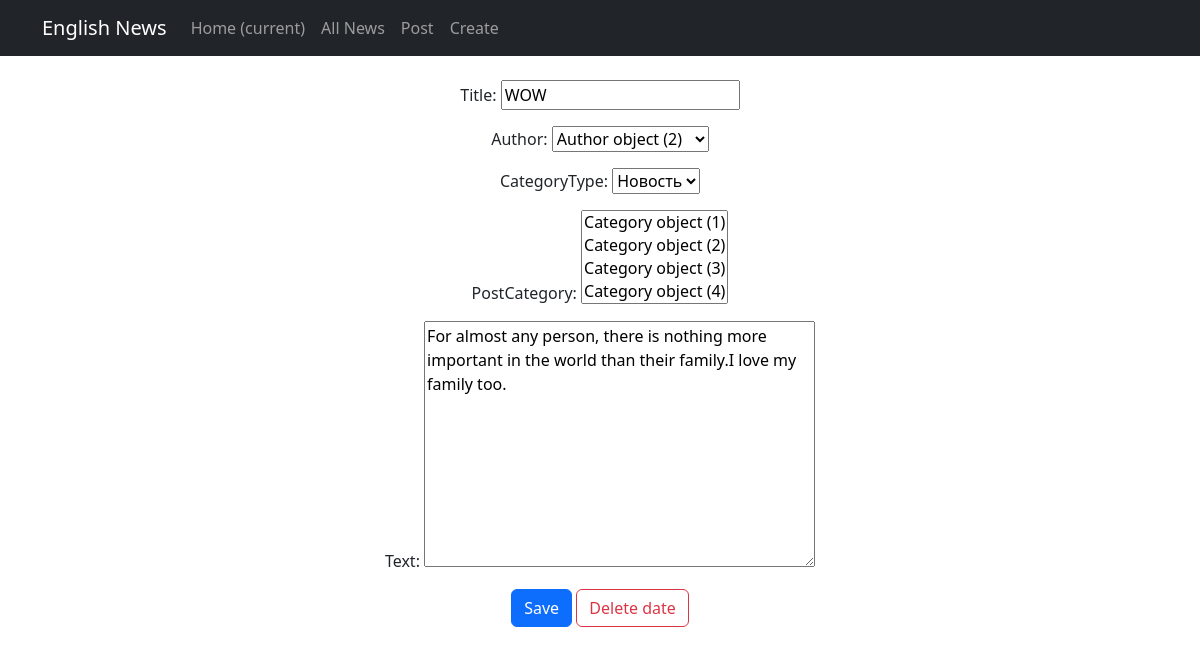
Screenshot of /news/2/update/ with the database file from the repository.
### newapp/models.py (models this page shows, shortened)
class Post(models.Model):
    author = models.ForeignKey(Author, on_delete=models.CASCADE)
    NEWS = 'NW'
    ARTICLE = 'AR'
    CATEGORY_CHOICES = [
        (NEWS, 'Новость'),
        (ARTICLE, 'Статья'),
    ]
    categoryType = models.CharField(max_length=2, choices=CATEGORY_CHOICES, default=ARTICLE)
    dateCreation = models.DateTimeField(auto_now_add=True)
    postCategory = models.ManyToManyField(Category, through='PostCategory')
    title = models.CharField(max_length=128)
    text = models.TextField()
    rating = models.SmallIntegerField(default=0)

### newapp/views.py (the view)
# urls.py: path('<int:pk>/update/', PostUpdate.as_view()),
class PostUpdate(UpdateView):
    form_class = PostForm
    model = Post
    template_name = 'flatpages/post_edit.html'
    def get_context_data(self, **kwargs) -> dict:
        context = super().get_context_data(**kwargs)
        context['page_title'] = "Редактировать статью"
        return context

### newapp/forms.py (shortened to what this page needs)
class PostForm(forms.ModelForm):
   class Meta:
       model = Post
       fields = ['title', 'author', 'categoryType', 'postCategory', 'text']

### templates/flatpages/post_edit.html (shortened to what this page needs)
{% extends 'flatpages/default.html' %}
{% block content %}
{% block body %}
<form action="" method="post" class="my-4">
    {{ form.as_p }}
    <input type="submit" value="Save" class="btn btn-primary"/>
    <a class="btn btn-outline-danger" role="button" href="{{ request.path }}">Delete date</a>
</form>
{% endblock body %}
{% endblock content %}

### rows the page displays
Post: title "WOW", author "Author object (2)", categoryType "Новость", text "For almost any person, there is nothing more important in the world than their family.I love my family too."
